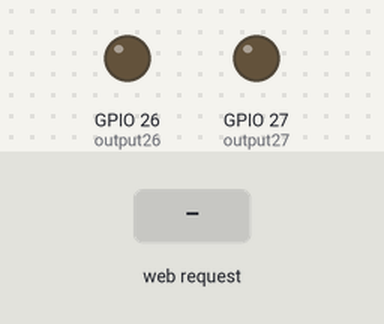
This program was run on a simulated ESP32. Parts: output pins drawn as LEDs (lit = HIGH). The test bench sets the inputs (shaded band). WiFi joins after 1.5 s; servers stay silent unless stated; what the program prints to the serial monitor is not drawn.

Above: at 2.7 s.
2.8 s: HTTP request GET /26/on received
At 3.7 s:
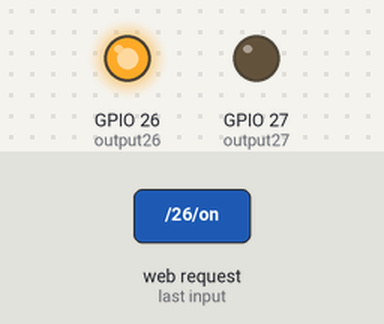
4.3 s: HTTP request GET /27/on received
At 4.8 s:
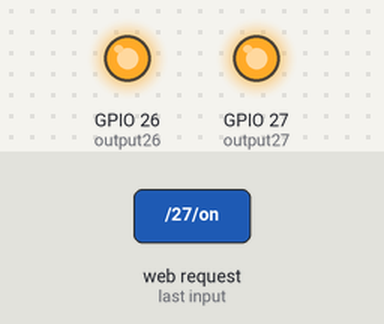
5.8 s: HTTP request GET /26/off received
At 7.0 s:
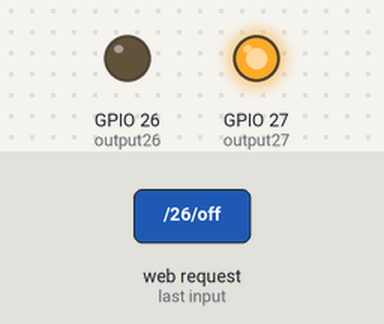
7.3 s: HTTP request GET /27/off received
At 8.3 s:
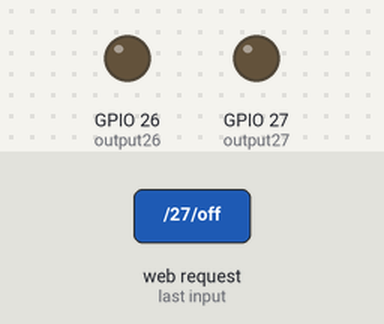
Timing chart, 0 to 9.8 s (numbered marks = the images above; inputs shaded):
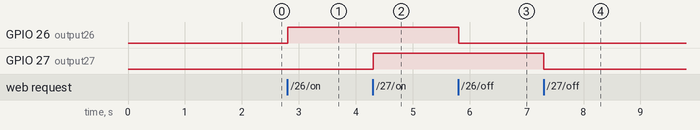

Measured:
- after the input at 2.8 s, GPIO 26 (output26): LOW → HIGH at once
- after the input at 4.3 s, GPIO 27 (output27): LOW → HIGH at once
- after the input at 5.8 s, GPIO 26 (output26): HIGH → LOW at once
- after the input at 7.3 s, GPIO 27 (output27): HIGH → LOW at once

The program:

main.cpp
```cpp
#include <WiFi.h>
#include"http.hpp"

// Replace with your network credentials

const char* ssid = "CGA2121_VzpmSRV";
const char* password = "b1e514f452ea181e991056b9cbee3df73acdb2c5e8bc6dafcd96c66a9840bb48";

// Set web server port number to 80
WiFiServer server(80);

// Variable to store the HTTP request
String header;

// Auxiliar variables to store the current output state
String output26State = "off";
String output27State = "off";

// Assign output variables to GPIO pins
const int output26 = 26;
const int output27 = 27;

// Current time
unsigned long currentTime = millis();
// Previous time
unsigned long previousTime = 0;
// Define timeout time in milliseconds (example: 2000ms = 2s)
const long timeoutTime = 2000;

void setup() {
  Serial.begin(115200);
  // Initialize the output variables as outputs
  pinMode(output26, OUTPUT);
  pinMode(output27, OUTPUT);
  // Set outputs to LOW
  digitalWrite(output26, LOW);
  digitalWrite(output27, LOW);

  // Connect to Wi-Fi network with SSID and password
  Serial.print("Connecting to ");
  Serial.println(ssid);
  WiFi.begin(ssid, password);
  while (WiFi.status() != WL_CONNECTED) {
    delay(500);
    Serial.print(".");
  }
  // Print local IP address and start web server
  Serial.println("");
  Serial.println("WiFi connected.");
  Serial.println("IP address: ");
  Serial.println(WiFi.localIP());
  server.begin();
}

void loop(){
  WiFiClient client = server.available();   // Listen for incoming clients

  if (client) {                             // If a new client connects,
    currentTime = millis();
    previousTime = currentTime;
    Serial.println("New Client.");          // print a message out in the serial port
    String currentLine = "";                // make a String to hold incoming data from the client
    while (client.connected() && currentTime - previousTime <= timeoutTime) {  // loop while the client's connected
      currentTime = millis();
      if (client.available()) {             // if there's bytes to read from the client,
        char c = client.read();             // read a byte, then
        Serial.write(c);                    // print it out the serial monitor
        header += c;
        if (c == '\n') {                    // if the byte is a newline character
          // if the current line is blank, you got two newline characters in a row.
          // that's the end of the client HTTP request, so send a response:
          if (currentLine.length() == 0) {
            // HTTP headers always start with a response code (e.g. HTTP/1.1 200 OK)
            // and a content-type so the client knows what's coming, then a blank line:
            client.println("HTTP/1.1 200 OK");
            client.println("Content-type:text/html");
            client.println("Connection: close");
            client.println();

            // turns the GPIOs on and off
            if (header.indexOf("GET /26/on") >= 0) {
              Serial.println("GPIO 26 on");
              output26State = "on";
              digitalWrite(output26, HIGH);
            } else if (header.indexOf("GET /26/off") >= 0) {
              Serial.println("GPIO 26 off");
              output26State = "off";
              digitalWrite(output26, LOW);
            } else if (header.indexOf("GET /27/on") >= 0) {
              Serial.println("GPIO 27 on");
              output27State = "on";
              digitalWrite(output27, HIGH);
            } else if (header.indexOf("GET /27/off") >= 0) {
              Serial.println("GPIO 27 off");
              output27State = "off";
              digitalWrite(output27, LOW);
            }
string page =  load_page();
for(int i = 0; i < page.size(); i++)
{
client.print(page[i]);
}
/* client.println("<html>");
 client.println("<style>");
 client.println("ul {column-count: 3; column-gap: 18rem;}");
 client.println("</style>");

client.println("<body>");

client.println("<p><b>Ustawienia czasu podlewania:</b></p>");
client.println("<ul class=\"checkboxes\">");
client.println("<form action=\"/act\" method=\"get\">");
client.println("<li><label><input type=\"checkbox\" name=\"text24\" value=\"24\" />0:00</label></li>");
client.println("<li><label><input type=\"checkbox\" name=\"text1\" value=\"1\" />1:00</label></li>");
client.println("<li><label><input type=\"checkbox\" name=\"text2\" value=\"2\" />2:00</label></li>");
client.println("<li><label><input type=\"checkbox\" name=\"text3\" value=\"3\" />3:00</label></li>");
client.println("<li><label><input type=\"checkbox\" name=\"text4\" value=\"4\" />4:00</label></li>");
client.println("<li><label><input type=\"checkbox\" name=\"text5\" value=\"5\" />5:00</label></li>");
client.println("<li><label><input type=\"checkbox\" name=\"text6\" value=\"6\" />6:00</label></li>");
client.println("<li><label><input type=\"checkbox\" name=\"text7\" value=\"7\" />7:00</label></li>");
client.println("<li><label><input type=\"checkbox\" name=\"text8\" value=\"8\" />8:00</label></li>");
client.println("<li><label><input type=\"checkbox\" name=\"text9\" value=\"9\" />9:00</label></li>");
client.println("<li><label><input type=\"checkbox\" name=\"text10\" value=\"10\" />10:00</label></li>");
client.println("<li><label><input type=\"checkbox\" name=\"text11\" value=\"11\" />11:00</label></li>");
client.println("<li><label><input type=\"checkbox\" name=\"text12\" value=\"12\" />12:00</label></li>");
client.println("<li><label><input type=\"checkbox\" name=\"text13\" value=\"13\" />13:00</label></li>");
client.println("<li><label><input type=\"checkbox\" name=\"text14\" value=\"14\" />14:00</label></li>");
client.println("<li><label><input type=\"checkbox\" name=\"text15\" value=\"15\" />15:00</label></li>");
client.println("<li><label><input type=\"checkbox\" name=\"text16\" value=\"16\" />16:00</label></li>");
client.println("<li><label><input type=\"checkbox\" name=\"text17\" value=\"17\" />17:00</label></li>");
client.println("<li><label><input type=\"checkbox\" name=\"text18\" value=\"18\" />18:00</label></li>");
client.println("<li><label><input type=\"checkbox\" name=\"text19\" value=\"19\" />19:00</label></li>");
client.println("<li><label><input type=\"checkbox\" name=\"text20\" value=\"20\" />20:00</label></li>");
client.println("<li><label><input type=\"checkbox\" name=\"text21\" value=\"21\" />21:00</label></li>");
client.println("<li><label><input type=\"checkbox\" name=\"text22\" value=\"22\" />22:00</label></li>");
client.println("<li><label><input type=\"checkbox\" name=\"text23\" value=\"23\" />23:00</label></li>");
client.println("</ul>");
*/
/*
            // Display the HTML web DDD
            client.println("<!DOCTYPE html><html>");
            client.println("<head><meta name=\"viewport\" content=\"width=device-width, initial-scale=1\">");
            client.println("<link rel=\"icon\" href=\"data:,\">");
            // CSS to style the on/off buttons
            // Feel free to change the background-color and font-size attributes to fit your preferences
            client.println("<style>html { font-family: Helvetica; display: inline-block; margin: 0px auto; text-align: center;}");
            client.println(".button { background-color: #4CAF50; border: none; color: white; padding: 16px 40px;");
            client.println("text-decoration: none; font-size: 30px; margin: 2px; cursor: pointer;}");
            client.println(".button2 {background-color: #555555;}</style></head>");

            // Web Page Heading
            client.println("<body><h1>ESP32 Web Server</h1>");

            // Display current state, and ON/OFF buttons for GPIO 26
            client.println("<p>GPIO 26 - State " + output26State + "</p>");
            // If the output26State is off, it displays the ON button
            if (output26State=="off") {
              client.println("<p><a href=\"/26/on\"><button class=\"button\">ON</button></a></p>");
            } else {
              client.println("<p><a href=\"/26/off\"><button class=\"button button2\">OFF</button></a></p>");
            }

            // Display current state, and ON/OFF buttons for GPIO 27
            client.println("<p>GPIO 27 - State " + output27State + "</p>");
            // If the output27State is off, it displays the ON button
            if (output27State=="off") {
              client.println("<p><a href=\"/27/on\"><button class=\"button\">ON</button></a></p>");
            } else {
              client.println("<p><a href=\"/27/off\"><button class=\"button button2\">OFF</button></a></p>");
            }
            client.println("</body></html>");
*/
            // The HTTP response ends with another blank line
            client.println();
            // Break out of the while loop
            break;
          } else { // if you got a newline, then clear currentLine
            currentLine = "";
          }
        } else if (c != '\r') {  // if you got anything else but a carriage return character,
          currentLine += c;      // add it to the end of the currentLine
        }
      }
    }
    // Clear the header variable
    header = "";
    // Close the connection
    client.stop();
    Serial.println("Client disconnected.");
    Serial.println("");
  }
}
```

http.cpp
```cpp
#include"http.hpp"

string load_page()
{
  //the HTML of the web page
        string page = "";
 page = "<!DOCTYPE HTML>";
 page += "<html>";
 page += "<style>";
 page += "ul {column-count: 3; column-gap: 18rem;}";
 page += "</style>";

page += "<body>";

page += "<p><b>Ustawienia czasu podlewania:</b></p>";
page += "<ul class=\"checkboxes\">";
page += "<form action=\"/act\" method=\"get\">";
page += "<li><label><input type=\"checkbox\" name=\"text24\" value=\"24\" />0:00</label></li>";
page += "<li><label><input type=\"checkbox\" name=\"text1\" value=\"1\" />1:00</label></li>";
page += "<li><label><input type=\"checkbox\" name=\"text2\" value=\"2\" />2:00</label></li>";
page += "<li><label><input type=\"checkbox\" name=\"text3\" value=\"3\" />3:00</label></li>";
page += "<li><label><input type=\"checkbox\" name=\"text4\" value=\"4\" />4:00</label></li>";
page += "<li><label><input type=\"checkbox\" name=\"text5\" value=\"5\" />5:00</label></li>";
page += "<li><label><input type=\"checkbox\" name=\"text6\" value=\"6\" />6:00</label></li>";
page += "<li><label><input type=\"checkbox\" name=\"text7\" value=\"7\" />7:00</label></li>";
page += "<li><label><input type=\"checkbox\" name=\"text8\" value=\"8\" />8:00</label></li>";
page += "<li><label><input type=\"checkbox\" name=\"text9\" value=\"9\" />9:00</label></li>";
page += "<li><label><input type=\"checkbox\" name=\"text10\" value=\"10\" />10:00</label></li>";
page += "<li><label><input type=\"checkbox\" name=\"text11\" value=\"11\" />11:00</label></li>";
page += "<li><label><input type=\"checkbox\" name=\"text12\" value=\"12\" />12:00</label></li>";
page += "<li><label><input type=\"checkbox\" name=\"text13\" value=\"13\" />13:00</label></li>";
page += "<li><label><input type=\"checkbox\" name=\"text14\" value=\"14\" />14:00</label></li>";
page += "<li><label><input type=\"checkbox\" name=\"text15\" value=\"15\" />15:00</label></li>";
page += "<li><label><input type=\"checkbox\" name=\"text16\" value=\"16\" />16:00</label></li>";
page += "<li><label><input type=\"checkbox\" name=\"text17\" value=\"17\" />17:00</label></li>";
page += "<li><label><input type=\"checkbox\" name=\"text18\" value=\"18\" />18:00</label></li>";
page += "<li><label><input type=\"checkbox\" name=\"text19\" value=\"19\" />19:00</label></li>";
page += "<li><label><input type=\"checkbox\" name=\"text20\" value=\"20\" />20:00</label></li>";
page += "<li><label><input type=\"checkbox\" name=\"text21\" value=\"21\" />21:00</label></li>";
page += "<li><label><input type=\"checkbox\" name=\"text22\" value=\"22\" />22:00</label></li>";
page += "<li><label><input type=\"checkbox\" name=\"text23\" value=\"23\" />23:00</label></li>";
page += "</ul>";

return page;
}
```

http.hpp
```cpp
#pragma once

#include <string>
using std::string;

string load_page();
```
